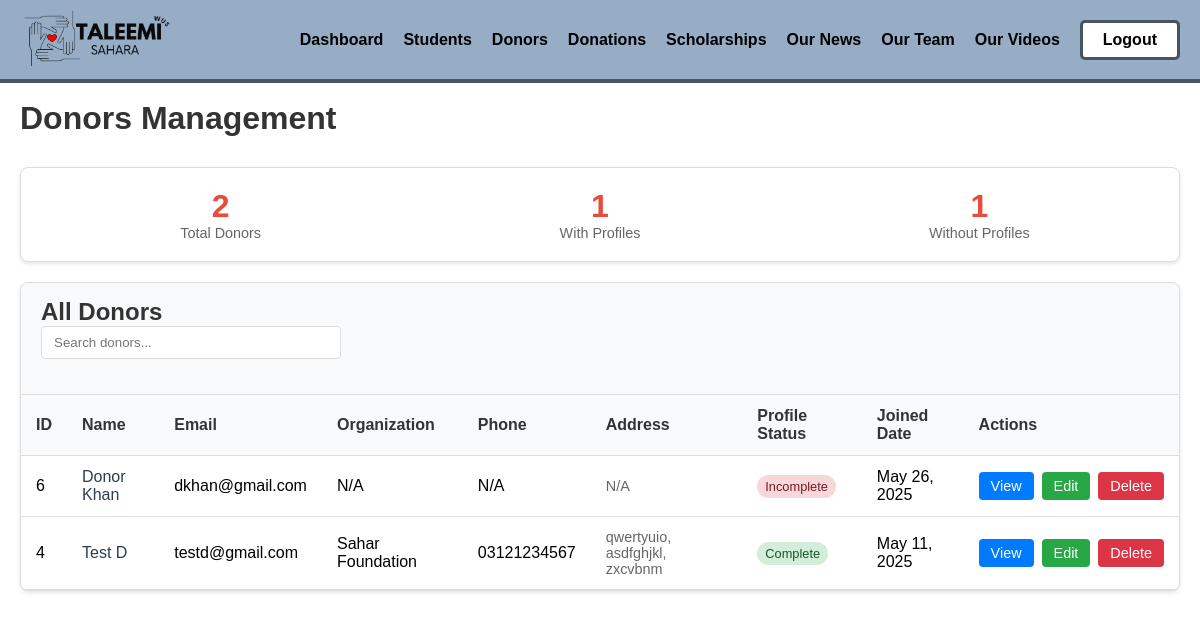
The app's page /admin/donors.php (signed in) with its own data.
### tables this page shows
CREATE TABLE `users` (
  `id` int(11) NOT NULL,
  `name` varchar(100) NOT NULL,
  `email` varchar(100) NOT NULL,
  `password` varchar(255) NOT NULL,
  `user_type` enum('admin','student','donor','mentor','examination') NOT NULL,
  `created_at` timestamp NOT NULL DEFAULT current_timestamp(),
  `updated_at` timestamp NOT NULL DEFAULT current_timestamp() ON UPDATE current_timestamp(),
  `reset_token` varchar(255) DEFAULT NULL,
  `reset_expires` datetime DEFAULT NULL
);

CREATE TABLE `donor_profiles` (
  `id` int(11) NOT NULL,
  `user_id` int(11) NOT NULL,
  `organization` varchar(255) NOT NULL,
  `phone` varchar(20) NOT NULL,
  `address` text NOT NULL,
  `website` varchar(255) DEFAULT NULL,
  `contact_person` varchar(255) DEFAULT NULL,
  `donation_preferences` text DEFAULT NULL,
  `annual_budget` decimal(12,2) DEFAULT NULL,
  `created_at` timestamp NOT NULL DEFAULT current_timestamp(),
  `updated_at` timestamp NOT NULL DEFAULT current_timestamp() ON UPDATE current_timestamp()
);

### admin/donors.php (the view, shortened to what this page needs)
<?php
require_once '../config/database.php';
$stmt = $conn->prepare("SELECT u.id, u.name, u.email, u.created_at, dp.organization, dp.phone, dp.address FROM users u LEFT JOIN donor_profiles dp ON u.id = dp.user_id WHERE u.user_type = 'donor' ORDER BY u.created_at DESC");
$stmt->execute();
$donors = $stmt->get_result()->fetch_all(MYSQLI_ASSOC);
?>
<!DOCTYPE html>
<html lang="en">
<head>
    <link rel="stylesheet" href="../css/font.css">
    <link rel="stylesheet" href="../css/general.css">
</head>
<body>
    <?php include '../components/admin-navbar.php'; ?>
    <div class="donors-container animate-fade-in">
        <div class="page-header">
            <h1 class="page-title">Donors Management</h1>
        </div>
        <div class="stats-card">
            <div class="stats-grid">
                <div class="stat-item">
                    <div class="stat-number"><?php echo count($donors); ?></div>
                    <div class="stat-label">Total Donors</div>
                </div>
                <div class="stat-item">
                    <div class="stat-number"><?php echo count(array_filter($donors, function ($d) {
                                                    return !empty($d['organization']);
                                                })); ?></div>
                    <div class="stat-label">With Profiles</div>
                </div>
                <div class="stat-item">
                    <div class="stat-number"><?php echo count(array_filter($donors, function ($d) {
                                                    return empty($d['organization']);
                                                })); ?></div>
                    <div class="stat-label">Without Profiles</div>
                </div>
            </div>
        </div>
        <div class="donors-table">
            <div class="table-header">
                <h2 class="table-title">All Donors</h2>
                <input type="text" class="search-box" placeholder="Search donors..." onkeyup="filterTable(this.value)">
            </div>
            <div class="table-container">
                <table id="donorsTable">
                    <thead>
                        <tr>
                            <th>ID</th>
                            <th>Name</th>
                            <th>Email</th>
                            <th>Organization</th>
                            <th>Phone</th>
                            <th>Address</th>
                            <th>Profile Status</th>
                            <th>Joined Date</th>
                            <th>Actions</th>
                        </tr>
                    </thead>
                    <tbody>
                        <?php if (empty($donors)): ?>
                            <tr>
                                <td colspan="9" class="no-data">No donors found</td>
                            </tr>
                        <?php else: ?>
                            <?php foreach ($donors as $donor): ?>
                                <tr>
                                    <td><?php echo $donor['id']; ?></td>
                                    <td>
                                        <div class="organization-name"><?php echo htmlspecialchars($donor['name']); ?></div>
                                    </td>
                                    <td><?php echo htmlspecialchars($donor['email']); ?></td>
                                    <td><?php echo htmlspecialchars($donor['organization'] ?? 'N/A'); ?></td>
                                    <td><?php echo htmlspecialchars($donor['phone'] ?? 'N/A'); ?></td>
                                    <td>
                                        <div class="contact-info">
                                            <?php echo htmlspecialchars($donor['address'] ?? 'N/A'); ?>
                                        </div>
                                    </td>
                                    <td>
                                        <?php if (!empty($donor['organization'])): ?>
                                            <span class="status-badge status-active">Complete</span>
                                        <?php else: ?>
                                            <span class="status-badge status-inactive">Incomplete</span>
                                        <?php endif; ?>
                                    </td>
                                    <td><?php echo date('M j, Y', strtotime($donor['created_at'])); ?></td>
                                    <td>
                                        <div class="action-buttons">
                                            <a href="view_donor.php?id=<?php echo $donor['id']; ?>" class="btn btn-view">View</a>
                                            <a href="edit_donor.php?id=<?php echo $donor['id']; ?>" class="btn btn-edit">Edit</a>
                                            <button class="btn btn-delete" onclick="deleteDonor(<?php echo $donor['id']; ?>)">Delete</button>
                                        </div>
                                    </td>
                                </tr>
                            <?php endforeach; ?>
                        <?php endif; ?>
                    </tbody>
                </table>
            </div>
        </div>
    </div>
</body>
</html>

### admin/donors.php (style rules this page uses)
.donors-container { max-width: 1400px; margin: 0 auto; padding: 100px 20px 20px; }
.page-header { display: flex; justify-content: space-between; align-items: center; margin-bottom: 30px; }
.page-title { font-size: 2em; color: #333; margin: 0; }
.stats-card { background: white; border: 1px solid #ddd; border-radius: 8px; padding: 20px; margin-bottom: 20px; box-shadow: 0 2px 4px rgba(0, 0, 0, 0.1); }
.stats-grid { display: grid; grid-template-columns: repeat(auto-fit, minmax(200px, 1fr)); gap: 20px; }
.stat-item { text-align: center; }
.stat-number { font-size: 2em; font-weight: bold; color: #e74c3c; }
.stat-label { color: #666; font-size: 0.9em; }
.donors-table { background: white; border: 1px solid #ddd; border-radius: 8px; overflow: hidden; box-shadow: 0 2px 4px rgba(0, 0, 0, 0.1); }
.table-header { background: #f8f9fa; padding: 15px 20px; border-bottom: 1px solid #ddd; }
.table-title { margin: 0; color: #333; }
.table-container { overflow-x: auto; }
table { width: 100%; border-collapse: collapse; }
th, td { padding: 12px 15px; text-align: left; border-bottom: 1px solid #ddd; }
th { background: #f8f9fa; font-weight: 600; color: #333; }
.status-badge { padding: 4px 8px; border-radius: 12px; font-size: 0.8em; font-weight: 500; }
.status-active { background: #d4edda; color: #155724; }
.status-inactive { background: #f8d7da; color: #721c24; }
.action-buttons { display: flex; gap: 8px; }
.btn { padding: 6px 12px; border: none; border-radius: 4px; cursor: pointer; font-size: 0.9em; text-decoration: none; display: inline-block; }
.btn-view { background: #007bff; color: white; }
.btn-edit { background: #28a745; color: white; }
.btn-delete { background: #dc3545; color: white; }
.search-box { padding: 8px 12px; border: 1px solid #ddd; border-radius: 4px; margin-bottom: 20px; width: 300px; }
.organization-name { font-weight: 500; color: #2c3e50; }
.contact-info { font-size: 0.9em; color: #666; }

### components/admin-navbar.php (style rules this page uses)
* { box-sizing: border-box; padding: 0; margin: 0; font-family: "Raleway", sans-serif; }

### records on screen
users: id "6", name "Donor Khan", email "dkhan@gmail.com", organization "N/A", phone "N/A", address "N/A", shows "Incomplete", created_at "May 26, 2025"
donor_profiles: user "4", user.name "Test D", user.email "testd@gmail.com", organization "Sahar Foundation", phone "03121234567", address "qwertyuio, asdfghjkl, zxcvbnm", shows "Complete", user.created_at "May 11, 2025"

### other values on screen
count($donors) "2"
